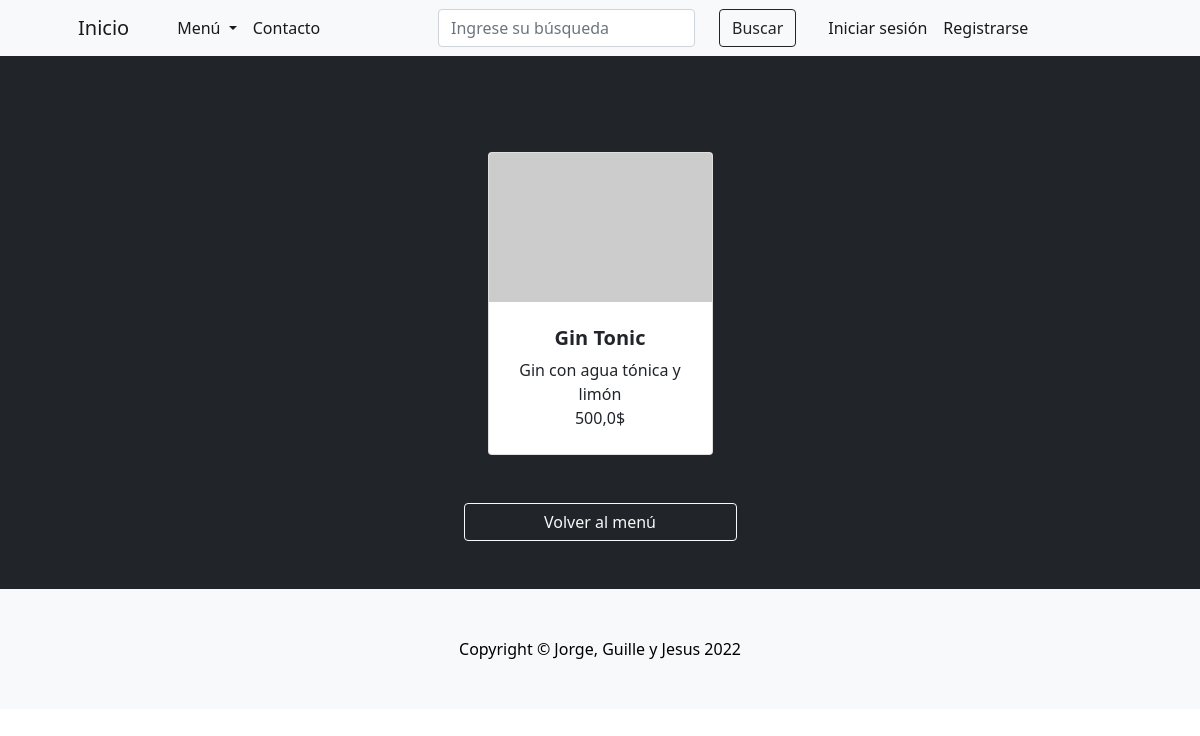
The app's page /entradas/detalle-entrada/2/ with its own data.
### entradas/models.py (models this page shows)
class Entradas(models.Model):
    nombre = models.CharField(max_length=30)
    descripcion = models.CharField(max_length=50, blank=True, null=True)
    precio = models.FloatField()
    is_active = models.BooleanField(default=True)
    class Meta:
        verbose_name = 'entrada'
        verbose_name_plural = 'entradas'

### entradas/views.py (the view)
# urls.py: path('detalle-entrada/<int:pk>/', detalle_entrada, name ='detalle-entrada'),
def detalle_entrada(request, pk):
    try:
        entrada = Entradas.objects.get(id=pk)
        context = {'entrada':entrada}
        return render(request, 'detalle_entrada.html', context=context)
    except:
        context = {'error': 'El producto no existe'}
        return render(request, 'entradas.html', context=context)

### RestaurantPython/templates/detalle_entrada.html (shortened to what this page needs)
{% extends 'base.html' %}
{% block contenido %}
<section class="py-5 bg-dark">
    <div class="container px-4 px-lg-5 mt-5">
        <div class="row gx-4 gx-lg-5 row-cols-2 row-cols-md-3 row-cols-xl-4 justify-content-center">
            <div class="col mb-5">
                <div class="card h-100">
                    <img class="card-img-top" src="https://dummyimage.com/450x300/dee2e6/6c757d.jpg" alt="..." />
                    <div class="card-body p-4">
                        <div class="text-center">
                            <h5 class="fw-bolder">{{entrada.nombre}}</h5>
                            {{entrada.descripcion}}
                            <br>
                            {{entrada.precio}}$
                            <br>
                        </div>
                    </div>
                </div>
            </div>
        </div>
        <div class="row gx-4 gx-lg-5 row-cols-2 row-cols-md-3 row-cols-xl-4 justify-content-center">
            <a class="btn btn-outline-light" aria-current="page" href="/entradas/">Volver al menú</a>
        </div>
    </div>
</section>
{% endblock %}

### records on screen
Entradas: nombre "Gin Tonic", descripcion "Gin con agua tónica y limón", precio "500,0"
